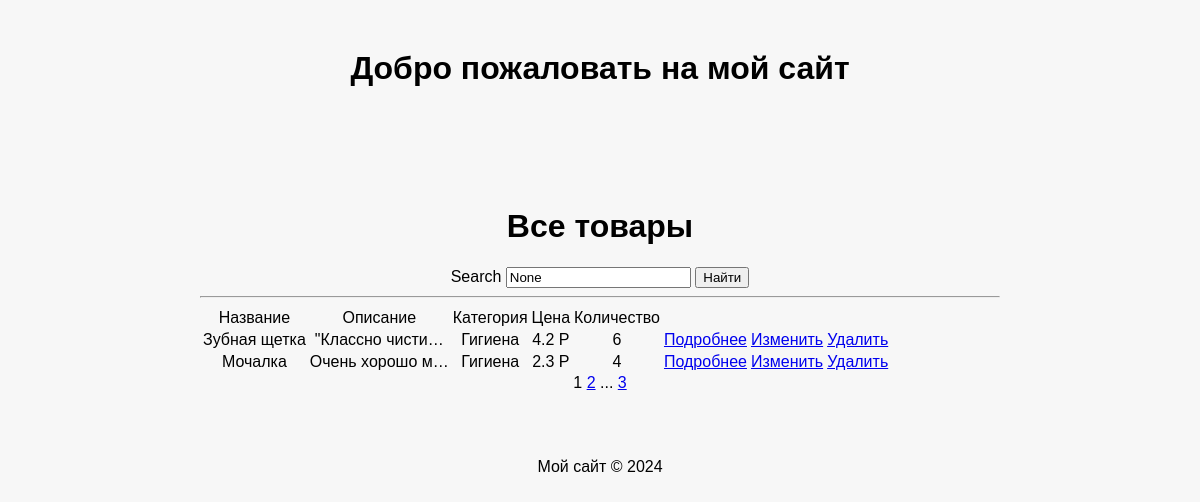
Screenshot of /products/ with the database file from the repository.
### simpleapp/models.py (models this page shows, shortened)
class Product(models.Model):
    name = models.CharField(
        max_length=50,
        unique=True,
    )
    description = models.TextField()
    quantity = models.IntegerField(
        validators=[MinValueValidator(0)],
    )
    category = models.ForeignKey(
        to='Category',
        on_delete=models.CASCADE,
        related_name='products',
    )
    price = models.FloatField(
        validators=[MinValueValidator(0.0)],
    )

class Category(models.Model):
    name = models.CharField(max_length=100, unique=True)

### simpleapp/views.py (the view)
# urls.py: path('', ProductsList.as_view(), name='product_list'),
class ProductsList(ListView):
    model = Product
    ordering = 'name'
    template_name = 'products.html'
    context_object_name = 'products'
    paginate_by = 2
    def get_queryset(self):
        queryset = super().get_queryset()
        self.filterset = ProductFilter(self.request.GET, queryset)
        return self.filterset.qs
    def get_context_data(self, **kwargs):
        context = super().get_context_data(**kwargs)
        context['filterset'] = self.filterset
        return context

### simpleapp/templatetags/custom_filters.py (called while the page is built)
@register.filter()
def currency(value, code='rub'):
   postfix = CURRENCIES_SYMBOLS[code]
   return f'{value} {postfix}'

### simpleapp/templatetags/custom_tags.py (called while the page is built)
@register.simple_tag(takes_context=True)
def url_replace(context, **kwargs):
   d = context['request'].GET.copy()
   for k, v in kwargs.items():
       d[k] = v
   return d.urlencode()

### templates/products.html (shortened to what this page needs)
{% extends 'flatpages/default.html' %}
{% load custom_filters %}
{% load custom_tags %}
{% block content %}
   <h1>Все товары</h1>
<div style="text-align: center">
<form action="" method="get" >
    <label for="{{ filterset.form.name__icontains.id_for_label }}">Search</label>
    <input
        id="{{ filterset.form.name__icontains.id }}"
        name="{{ filterset.form.name__icontains.name }}"
        value="{{ filterset.form.name__icontains.value }}"
        class="form-control"
    >
    <input type="submit" class="mt-3 btn-primary" value="Найти" />
</form>
</div>
   <hr>
   {% if products %}
       <table>
           <tr>
               <td>Название</td>
               <td>Описание</td>
               <td>Категория</td>
               <td>Цена</td>
               <td>Количество</td>
           </tr>
           {% for product in products %}
           <tr>
               <td>{{ product.name }}</td>
               <td>{{ product.description|truncatechars:15 }}</td>
               <td>{{ product.category.name }}</td>
               <td>{{ product.price|currency }}</td>
               <td>{{ product.quantity }}</td>
               <td><a href="{% url 'product_detail' pk=product.pk %}">Подробнее</a></td>
               <td><a href="{% url 'product_update' pk=product.pk %}">Изменить</a></td>
               <td><a href="{% url 'product_delete' pk=product.pk %}">Удалить</a></td>
           </tr>
           {% endfor %}
       </table>
   {% else %}
       <h2>Товаров нет!</h2>
   {% endif %}
<div class="pagination" style="text-align: center;">
   {{ page_obj.number }}
   {% if page_obj.has_next %}
       <a href="?{% url_replace page=page_obj.next_page_number %}">{{ page_obj.next_page_number }}</a>
       {% if paginator.num_pages != page_obj.next_page_number %}
           ...
           <a href="?{% url_replace page=page_obj.paginator.num_pages %}">{{ page_obj.paginator.num_pages }}</a>
       {% endif %}
   {% endif %}
</div>
{% endblock content %}

### templates/flatpages/default.html (shortened to what this page needs)
{% load static %}
<!DOCTYPE html>
<html lang="en">
<head>
    <link rel="stylesheet" href="{% static 'css/styles.css' %}">
</head>
<body>
    <h1>Добро пожаловать на мой сайт</h1>
    <main>
        {% block content %}
        {% endblock %}
    </main>
    <p>Мой сайт &copy; 2024</p>
</body>
</html>

### static/css/styles.css (style rules this page uses)
body { background-color: #f7f7f7; margin: 0; padding: 0; text-align: center; font-family: Arial, sans-serif; }
main { margin: 0 auto; max-width: 800px; padding-top: 50px; text-align: center; padding-bottom: 50px; }
h1 { text-align: center; margin-top: 50px; }
body { margin: 0; padding: 0; text-align: center; font-family: Arial, sans-serif; }

### rows the page displays
Product: name "Зубная щетка", description "\"Классно чисти…", category.name "Гигиена", price "4.2 Р", quantity "6"
Product: name "Мочалка", description "Очень хорошо м…", category.name "Гигиена", price "2.3 Р", quantity "4"

### other values shown
{{ page_obj.number }} "1"
{{ page_obj.next_page_number }} "2"
{{ page_obj.paginator.num_pages }} "3"
